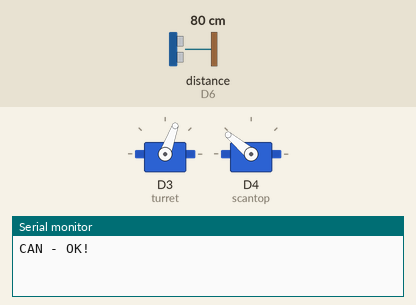
Recording of a sketch running on a simulated Arduino Zero (SAMD21). Parts: 2 × servo, the last lines printed to the serial monitor. Wiring (inferred from the names in the program): ultrasonic range finder: trigger D5; echo D6. The test bench sets the inputs (shaded band); at power-on: distance to the obstacle (sensor on D6) 80 cm. The echo pulse lasts 58.3 µs per cm.

Above: at 1.2 s.
1.3 s: distance to the obstacle (sensor on D6) set to 2 cm
At 2.67 s:
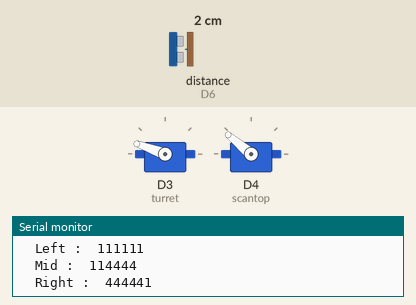
4.3 s: distance to the obstacle (sensor on D6) set to 9 cm
At 4.38 s:
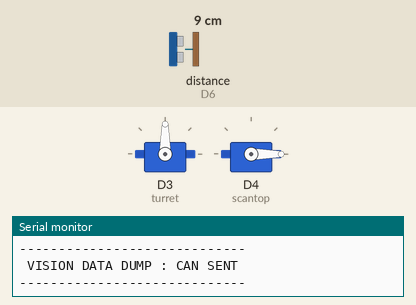
Timing chart, 0 to 13.3 s (numbered marks = the images above; inputs shaded):
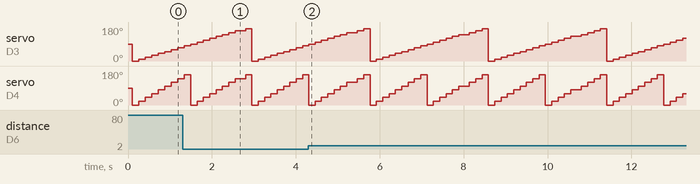

Measured:
- by itself, servo on D3 (turret): ramps from 0° to 170° and jumps back, once every 2.8 s
- by itself, servo on D4 (scantop): ramps from 0° to 160° and jumps back, once every 1.4 s

The sketch:

MAVCUR_Head_Map_472020__v4.ino
```cpp
// M.A.V.C.U.R
// Motor And Vision Comunication Unit Robot

// 19 . Jun . 2020

// Auther - Ryan,A,Brown @ CMOSS Electronics

// COMMENTS
//-----------
// Sending left, right, mid through CAN


// -----------------------PINOUT-------------------------
// Sonar pins
int trig = 5;
int echop = 6;
int turret = 3;
int scantop = 4;


// -----------------------Libraries-------------------------
#include <Servo.h>


// -----------------------Variables-------------------------
float cm = 0;
float duration =0;
int pos = 0;
int posB = 0;
Servo head;
Servo top;
int scanBuf[18] = {0,0,0,0,0,0,0,0,0,0,0,0,0,0,0,0,0,0};
unsigned char rangeBuf[18]= {0,0,0,0,0,0,0,0,0,0,0,0,0,0,0,0,0,0};
char mapA[4][18];
unsigned char left[6] = {0,0,0,0,0,0};
unsigned char mid[6] = {0,0,0,0,0,0};
unsigned char right[6] = {0,0,0,0,0,0};
unsigned char ender[6] = {0,0,0,0,0,0};

#include <mcp_can.h>
#include <SPI.h>

#ifdef ARDUINO_SAMD_VARIANT_COMPLIANCE
    #define SERIAL SerialUSB
#else
    #define SERIAL Serial
#endif

const int SPI_CS_PIN = 9;
MCP_CAN CAN(SPI_CS_PIN);


void setup() {
   Serial.begin(9600); // setting up usb connection

   head.attach(turret);
   top.attach(scantop);

   pinMode(trig, OUTPUT);
   pinMode(echop, INPUT);

   //CAN.begin(CAN_500KBPS);

   if (CAN_OK != CAN.begin(CAN_500KBPS)) {
        SERIAL.println("CAN - FAIL");
        SERIAL.println("CAN - Retrying ...");
        delay(100);
    }
    else
    {
      SERIAL.println("CAN - OK!");
    }
}

void snap(){
   digitalWrite(trig, LOW);
   delayMicroseconds(2);
   digitalWrite(trig, HIGH);
   delayMicroseconds(10);
   digitalWrite(trig, LOW);

   duration = pulseIn(echop, HIGH);
   cm = duration / 29 / 2;
   delay(100);

   //Serial.print("SNAP :");
   //Serial.print(cm);
   //Serial.println();
}


void rangeSplit()
{

  Serial.println();
  Serial.println();
  Serial.print("  Left :  ");
  for (int i=0; i<6; i++)
  {
    left[i] = rangeBuf[i];
    Serial.print(left[i]);
  }

  Serial.println();
  Serial.println();
  Serial.print("  Mid :  ");
  for (int i=0; i<6; i++)
  {
    mid[i] = rangeBuf[i+6];
    Serial.print(mid[i]);
  }

  Serial.println();
  Serial.println();
  Serial.print("  Right :  ");
  for (int i=0; i<6; i++)
  {
    right[i] = rangeBuf[i+12];
    Serial.print(right[i]);
  }

  delay(100);
}


void pan()
{
  if (pos == 180)
  {
    pos = 0;
  }
  if (posB == 180)
  {
    posB = 0;
  }

  //pos = 90;
  head.write(pos);
  top.write(posB);

  pos += 10;
  posB += 20;
  delay(50);
}

void scan() {

  for (int i = 0; i <17; i++)
  {
    snap();
    pan();
    scanBuf[16-i] = cm;
  }

}

void dispScan()
{

  Serial.print(" SCAN : [-");
  for (int i = 0; i <17; i++)
  {
    int val = scanBuf[i];
    Serial.print(val);
    Serial.print("-");
  }
  Serial.print("]");
  Serial.println();
}


void range()
{
  Serial.print(" RANGE : [-");
  for (int i = 0; i <18; i++)
  {
    int val = scanBuf[i];

    if (val < 5)
    {
      val = 1;
    } else if (val <  10)
    {
      val = 2;
    } else if (val < 15)
    {
      val = 3;
    } else
    {
      val = 4;
    }

    rangeBuf[i] = val;
    Serial.print(val);
    Serial.print("-");
  }
  Serial.print("]");
  Serial.println();
}

void mapSetup()
{
  for (int i=0; i<4; i++)
  {
    for (int j=0; j<18; j++)
    {
      mapA[i][j] = ' ';
    }
  }
}


void mapUpdate()
{
  for (int i=0; i<4; i++)
  {
    for (int j=0; j<17; j++)
    {
      if (rangeBuf[j] == 4-i)
      {
        mapA[i][j] = '#';
      }
    }
  }
}


void mapShow()
{
  Serial.println(" --------MAP-------- ");
  for (int i=0; i<4; i++)
  {
    Serial.print("[");
    for (int j=0; j<18; j++)
    {
      Serial.print(mapA[i][j]);
    }
    Serial.print("]");
    Serial.println();
  }
}


void loop()
{
  mapSetup();

  scan();
  dispScan();
  range();

  mapUpdate();
  mapShow();

  rangeSplit();

  CAN.sendMsgBuf(10, 0, 6, left);
  CAN.sendMsgBuf(11, 0, 6, mid);
  CAN.sendMsgBuf(12, 0, 6, right);

  CAN.sendMsgBuf(100, 0, 6, ender);

  Serial.println();
  Serial.println("-----------------------------");
  Serial.println(" VISION DATA DUMP : CAN SENT ");
  Serial.println("-----------------------------");
  Serial.println();
}


// cmoss-electronics.com
```
